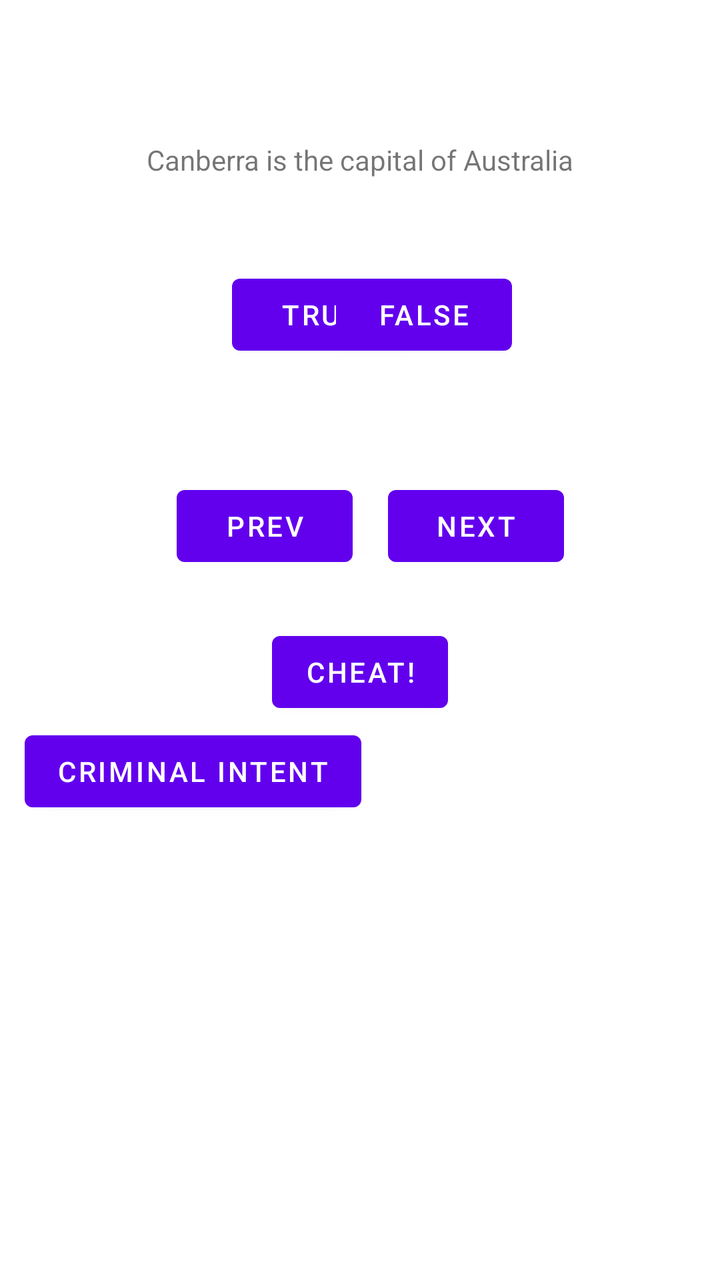
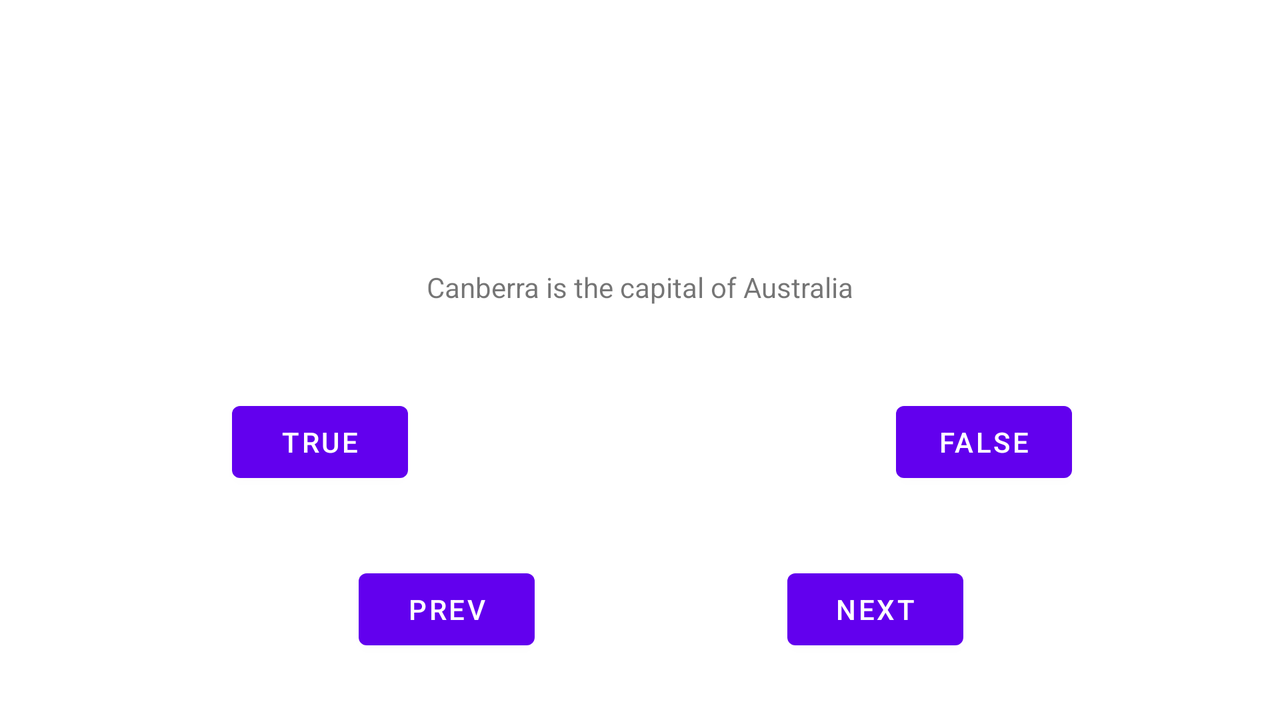

Compare how this app lays out the same screen by default and in its alternative resource folder. The renders come first, then the two layout files and the values they reference.
<!-- AndroidManifest.xml: application theme Theme.Big_Nerd_Ranch -->
<!-- res/layout/activity_main.xml -->
<?xml version="1.0" encoding="utf-8"?>
<androidx.constraintlayout.widget.ConstraintLayout xmlns:android="http://schemas.android.com/apk/res/android"
    xmlns:app="http://schemas.android.com/apk/res-auto"
    xmlns:tools="http://schemas.android.com/tools"

    android:layout_width="match_parent"
    android:layout_height="match_parent"
    tools:context=".MainActivity">

    <TextView
        android:id="@+id/question_text_view"
        android:layout_width="match_parent"
        android:layout_height="wrap_content"
        android:gravity="center"
        android:padding="@dimen/dimen_text_question"
        app:layout_constraintBottom_toBottomOf="parent"
        app:layout_constraintEnd_toEndOf="parent"
        app:layout_constraintHorizontal_bias="1.0"
        app:layout_constraintStart_toStartOf="parent"
        app:layout_constraintTop_toTopOf="parent"
        app:layout_constraintVertical_bias="0.081"
        tools:text="@string/question_australia" />

    <Button
        android:id="@+id/true_button"
        android:layout_width="wrap_content"
        android:layout_height="wrap_content"
        android:layout_marginStart="116dp"
        android:layout_marginTop="@dimen/margin_button"
        android:text="@string/true_button"
        app:layout_constraintStart_toStartOf="parent"
        app:layout_constraintTop_toBottomOf="@id/question_text_view" />

    <Button
        android:id="@+id/false_button"
        android:layout_width="wrap_content"
        android:layout_height="wrap_content"
        android:layout_marginTop="@dimen/margin_button"
        android:layout_marginEnd="104dp"
        android:text="@string/false_button"
        app:layout_constraintEnd_toEndOf="parent"
        app:layout_constraintTop_toBottomOf="@id/question_text_view" />

    <Button
        android:id="@+id/next_button"
        android:layout_width="wrap_content"
        android:layout_height="wrap_content"
        android:drawableEnd="@drawable/ic_next"
        android:text="@string/next_button"
        app:layout_constraintBottom_toBottomOf="parent"
        app:layout_constraintEnd_toEndOf="parent"
        app:layout_constraintHorizontal_bias="0.713"
        app:layout_constraintStart_toStartOf="parent"
        app:layout_constraintTop_toBottomOf="@id/guideline2"
        app:layout_constraintVertical_bias="0.083" />

    <Button
        android:id="@+id/prev_button"
        android:layout_width="wrap_content"
        android:layout_height="wrap_content"
        android:drawableLeft="@drawable/ic_prev"
        android:text="@string/prev_button"
        app:layout_constraintBottom_toBottomOf="parent"
        app:layout_constraintEnd_toEndOf="parent"
        app:layout_constraintHorizontal_bias="0.325"
        app:layout_constraintStart_toStartOf="parent"
        app:layout_constraintTop_toBottomOf="@id/guideline2"
        app:layout_constraintVertical_bias="0.083" />

    <androidx.constraintlayout.widget.Guideline
        android:id="@+id/guideline2"
        android:layout_width="wrap_content"
        android:layout_height="wrap_content"
        android:orientation="horizontal"
        app:layout_constraintGuide_begin="207dp" />

    <androidx.constraintlayout.widget.Guideline
        android:id="@+id/guideline3"
        android:layout_width="wrap_content"
        android:layout_height="wrap_content"
        android:orientation="horizontal"
        app:layout_constraintGuide_begin="312dp" />

    <Button
        android:id="@+id/cheat_button"
        android:layout_width="wrap_content"
        android:layout_height="wrap_content"
        android:text="@string/cheat_button"
        app:layout_constraintEnd_toEndOf="parent"
        app:layout_constraintStart_toStartOf="parent"
        app:layout_constraintTop_toBottomOf="@id/guideline3" />

    <Button
        android:id="@+id/btn_criminal_intent"
        android:layout_width="wrap_content"
        android:layout_height="wrap_content"
        android:text="@string/text_btn_criminal_intent"
        app:layout_constraintBottom_toBottomOf="parent"
        app:layout_constraintEnd_toEndOf="parent"
        app:layout_constraintHorizontal_bias="0.065"
        app:layout_constraintStart_toStartOf="parent"
        app:layout_constraintTop_toTopOf="@+id/guideline3"
        app:layout_constraintVertical_bias="0.177" />

    <FrameLayout
        android:id="@+id/activity_main_container"
        android:layout_width="match_parent"
        android:layout_height="match_parent"
        app:layout_constraintBottom_toBottomOf="parent"
        app:layout_constraintEnd_toEndOf="parent"
        app:layout_constraintStart_toStartOf="parent"
        app:layout_constraintTop_toTopOf="parent">

    </FrameLayout>

</androidx.constraintlayout.widget.ConstraintLayout>
<!-- resources referenced by this layout -->
<resources>
  <dimen name="dimen_text_question">24dp</dimen>
  <dimen name="margin_button">20dp</dimen>
  <string name="cheat_button">Cheat!</string>
  <string name="false_button">FALSE</string>
  <string name="next_button">NEXT</string>
  <string name="prev_button">PREV</string>
  <string name="question_australia">Canberra is the capital of Australia</string>
  <string name="text_btn_criminal_intent">Criminal Intent</string>
  <string name="true_button">TRUE</string>
  <style name="Theme.Big_Nerd_Ranch" parent="Theme.MaterialComponents.DayNight.DarkActionBar">
          
          <item name="colorPrimary">@color/purple_500</item>
          <item name="colorPrimaryVariant">@color/purple_700</item>
          <item name="colorOnPrimary">@color/white</item>
          
          <item name="colorSecondary">@color/teal_200</item>
          <item name="colorSecondaryVariant">@color/teal_700</item>
          <item name="colorOnSecondary">@color/black</item>
          
          <item name="android:statusBarColor" tools:targetApi="l">?attr/colorPrimaryVariant</item>
          
      </style>
  <color name="purple_500">#FF6200EE</color>
  <color name="purple_700">#FF3700B3</color>
  <color name="white">#FFFFFFFF</color>
  <color name="teal_200">#FF03DAC5</color>
  <color name="teal_700">#FF018786</color>
  <color name="black">#FF000000</color>
</resources>
<!-- res/layout-land/activity_main.xml (the repository's variant of the layout above) -->
<!-- drawn on the phone turned sideways -->
<?xml version="1.0" encoding="utf-8"?>
<androidx.constraintlayout.widget.ConstraintLayout
    xmlns:android="http://schemas.android.com/apk/res/android"
    xmlns:app="http://schemas.android.com/apk/res-auto"
    xmlns:tools="http://schemas.android.com/tools"
    android:id="@+id/activity_main_container"
    android:layout_width="match_parent"
    android:layout_height="match_parent">

    <TextView
        android:id="@+id/question_text_view"
        android:layout_width="match_parent"
        android:layout_height="wrap_content"
        android:gravity="center"
        android:layout_gravity="center_horizontal"
        android:padding="@dimen/dimen_text_question"
        app:layout_constraintBottom_toBottomOf="parent"
        app:layout_constraintEnd_toEndOf="parent"
        app:layout_constraintHorizontal_bias="0.0"
        app:layout_constraintStart_toStartOf="parent"
        app:layout_constraintTop_toTopOf="parent"
        app:layout_constraintVertical_bias="0.375"
        tools:text="@string/question_australia" />

    <Button
        android:id="@+id/true_button"
        android:layout_width="wrap_content"
        android:layout_height="wrap_content"
        android:layout_marginStart="116dp"
        android:layout_marginTop="@dimen/margin_button"
        android:text="@string/true_button"
        app:layout_constraintStart_toStartOf="parent"
        app:layout_constraintTop_toBottomOf="@id/question_text_view" />

    <Button
        android:id="@+id/false_button"
        android:layout_width="wrap_content"
        android:layout_height="wrap_content"
        android:layout_marginTop="@dimen/margin_button"
        android:layout_marginEnd="104dp"
        android:text="@string/false_button"
        app:layout_constraintEnd_toEndOf="parent"
        app:layout_constraintTop_toBottomOf="@id/question_text_view" />

    <Button
        android:id="@+id/next_button"
        android:layout_width="wrap_content"
        android:layout_height="wrap_content"
        android:drawableEnd="@drawable/ic_next"
        android:text="@string/next_button"
        android:layout_gravity = "bottom|right"
        app:layout_constraintBottom_toBottomOf="parent"
        app:layout_constraintEnd_toEndOf="parent"
        app:layout_constraintHorizontal_bias="0.713"
        app:layout_constraintStart_toStartOf="parent"
        app:layout_constraintTop_toBottomOf="@id/guideline2"
        app:layout_constraintVertical_bias="0.083" />

    <Button
        android:id="@+id/prev_button"
        android:layout_width="wrap_content"
        android:layout_height="wrap_content"
        android:drawableLeft="@drawable/ic_prev"
        android:text="@string/prev_button"
        app:layout_constraintBottom_toBottomOf="parent"
        app:layout_constraintEnd_toEndOf="parent"
        app:layout_constraintHorizontal_bias="0.325"
        app:layout_constraintStart_toStartOf="parent"
        app:layout_constraintTop_toBottomOf="@id/guideline2"
        app:layout_constraintVertical_bias="0.083" />

    <androidx.constraintlayout.widget.Guideline
        android:id="@+id/guideline2"
        android:layout_width="wrap_content"
        android:layout_height="wrap_content"
        android:orientation="horizontal"
        app:layout_constraintGuide_begin="278dp" />

</androidx.constraintlayout.widget.ConstraintLayout>
<!-- resources referenced by the variant -->
<!-- as the phone turned sideways resolves them -->
<resources>
  <dimen name="dimen_text_question">24dp</dimen>
  <dimen name="margin_button">20dp</dimen>
  <string name="false_button">FALSE</string>
  <string name="next_button">NEXT</string>
  <string name="prev_button">PREV</string>
  <string name="question_australia">Canberra is the capital of Australia</string>
  <string name="true_button">TRUE</string>
  <style name="Theme.Big_Nerd_Ranch" parent="Theme.MaterialComponents.DayNight.DarkActionBar">
          
          <item name="colorPrimary">@color/purple_500</item>
          <item name="colorPrimaryVariant">@color/purple_700</item>
          <item name="colorOnPrimary">@color/white</item>
          
          <item name="colorSecondary">@color/teal_200</item>
          <item name="colorSecondaryVariant">@color/teal_700</item>
          <item name="colorOnSecondary">@color/black</item>
          
          <item name="android:statusBarColor" tools:targetApi="l">?attr/colorPrimaryVariant</item>
          
      </style>
  <color name="purple_500">#FF6200EE</color>
  <color name="purple_700">#FF3700B3</color>
  <color name="white">#FFFFFFFF</color>
  <color name="teal_200">#FF03DAC5</color>
  <color name="teal_700">#FF018786</color>
  <color name="black">#FF000000</color>
</resources>
